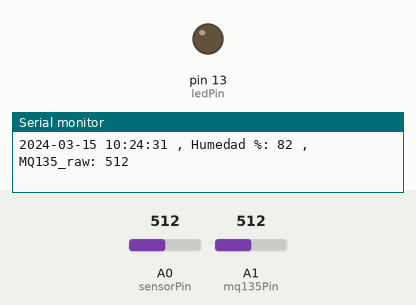
Recording of a sketch running on a simulated Arduino Uno, built with avr-gcc and run on an emulated ATmega328P. Parts: output pins drawn as LEDs (lit = HIGH), the last lines printed to the serial monitor. Inputs (shaded band) come from the test bench; at power-on: A0 (sensorPin) = 512, A1 (mq135Pin) = 512. The local clock reads 2024-03-15 10:24:30 at power-on unless the sketch sets it.

Above: at 1.3 s.
1.4 s: A0 (sensorPin) set to 683
2.9 s: A0 (sensorPin) set to 716
At 3.4 s:
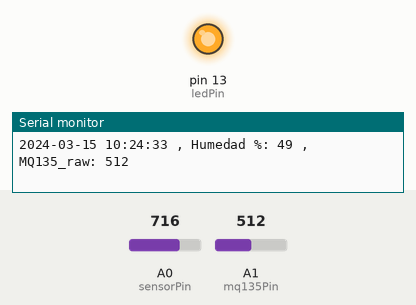
4.5 s: A0 (sensorPin) set to 690
At 4.8 s:
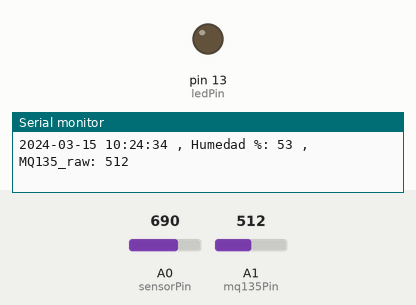
7.5 s: A1 (mq135Pin) set to 104
10.5 s: A1 (mq135Pin) set to 94
12.0 s: A0 (sensorPin) set to 710
At 13.4 s:
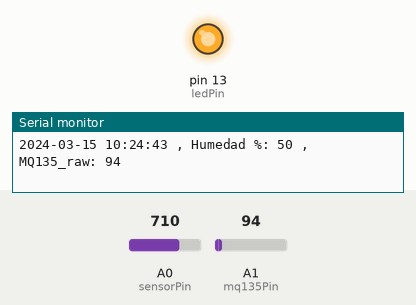
Timing chart, 0 to 14.5 s (numbered marks = the images above; inputs shaded):
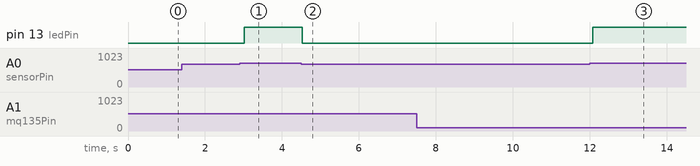

Measured:
- the behaviour switches between 700 and 701 on A0 (sensorPin) (found by bisection; images 0 and 1)
- after the input at 2.9 s, pin 13 (ledPin): LOW → HIGH after 0.12 s
- after the input at 4.5 s, pin 13 (ledPin): HIGH → LOW at once
- after the input at 12.0 s, pin 13 (ledPin): LOW → HIGH after 0.07 s

The sketch:

multisensor_RTC.ino
```cpp
/*
   Universidad EAFIT
   Escuela de Ciencias Aplicadas e Ingeniería
   Ingeniería Agronómica
   Curso:    Pensamiento computacional II
   Programa: Ejemplo básico para uso académico de captura de humedad del suelo + RTC + MQ135
   Por:      Yomin Jaramillo
*/

// ===== NUEVO: RTC por I2C =====
#include <Wire.h>               // Librería I2C
#include "RTClib.h"             // Librería del RTC (Adafruit RTClib)
RTC_DS1307 rtc;                 // Instancia del reloj DS1307
// ==============================

// Pines de sensores y LED
const int sensorPin  = A0;      // Pin analógico del sensor de humedad de suelo
const int mq135Pin   = A1;      // <-- NUEVO: Pin analógico del MQ135 (gas/aire)
const int ledPin     = 13;      // LED integrado para indicar estado

// Valores de calibración (ajustar según pruebas de tu suelo/sensor)
const int airValue   = 1023;    // Lectura en aire (suelo seco)
const int waterValue = 400;     // Lectura en agua (suelo húmedo)

// Helper para imprimir con 2 dígitos (p. ej., 07)
void print2digits(int n) {
  if (n < 10) Serial.print('0');  // Anteponer 0 si es un dígito
  Serial.print(n);                // Imprimir el número
}

void setup() {
  pinMode(ledPin, OUTPUT);      // LED como salida
  Serial.begin(9600);           // Puerto serie a 9600 baudios

  Wire.begin();                 // Iniciar bus I2C
  if (!rtc.begin()) {           // Verificar presencia del RTC
    Serial.println("RTC no encontrado");
  }

  // Si el RTC está detenido, ajustarlo con fecha/hora de compilación (Opción A)
  if (!rtc.isrunning()) {
    Serial.println("RTC detenido; ajustando con hora de compilacion...");
    rtc.adjust(DateTime(F(__DATE__), F(__TIME__)));  // Arranca el reloj
  }
}

void loop() {
  // ---- Lecturas analógicas ----
  int moistureValue = analogRead(sensorPin);   // Lectura cruda 0–1023 del sensor de humedad
  int mq135Raw      = analogRead(mq135Pin);    // <-- NUEVO: Lectura cruda 0–1023 del MQ135

  // ---- Conversión de humedad a porcentaje ----
  int moisturePercent = map(moistureValue, airValue, waterValue, 0, 100); // Mapear al 0–100%
  moisturePercent = constrain(moisturePercent, 0, 100);                   // Limitar al rango válido

  // ---- Timestamp (YYYY-MM-DD HH:MM:SS , ) ----
  DateTime now = rtc.now();                // Obtener fecha y hora actuales del RTC
  Serial.print(now.year()); Serial.print('-');     // Año-
  print2digits(now.month()); Serial.print('-');    // Mes-
  print2digits(now.day());   Serial.print(' ');    // Día␣
  print2digits(now.hour());  Serial.print(':');    // Hora:
  print2digits(now.minute());Serial.print(':');    // Min:
  print2digits(now.second());                      // Seg
  Serial.print(" , ");                              // Separador visual

  // ---- Salida formateada en una sola línea ----
  Serial.print("Humedad %: ");              // Clave de humedad
  Serial.print(moisturePercent);            // Valor de humedad (antes era println → CAMBIO mínimo)
  Serial.print(" , MQ135_raw: ");           // <-- NUEVO: Clave para MQ135 en crudo
  Serial.println(mq135Raw);                 // <-- NUEVO: Valor del MQ135 y FIN de línea

  // ---- Lógica del LED según humedad del suelo ----
  if (moistureValue > 700) {                // Umbral ajustable: >700 se considera seco
    digitalWrite(ledPin, HIGH);             // LED encendido = suelo seco
  } else {
    digitalWrite(ledPin, LOW);              // LED apagado  = suelo húmedo
  }

  delay(500);                               // Esperar 0.5 s entre mediciones
}
```
